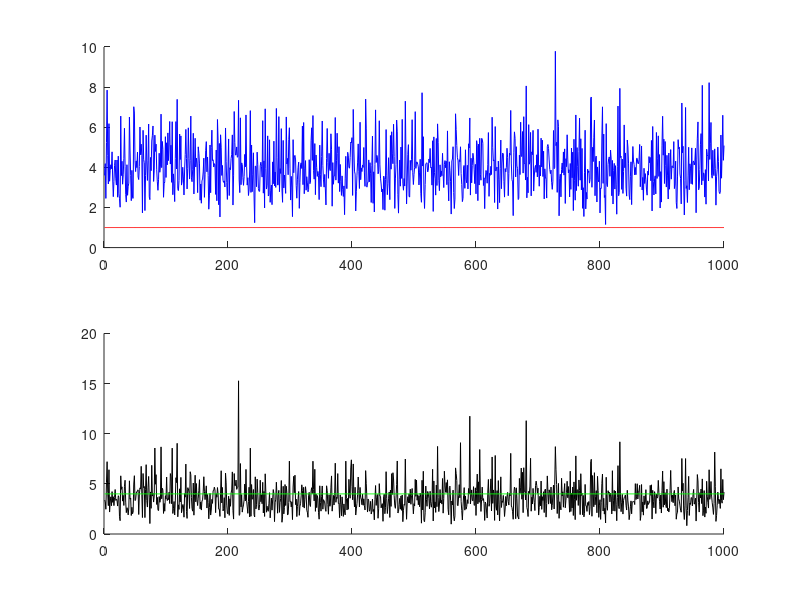
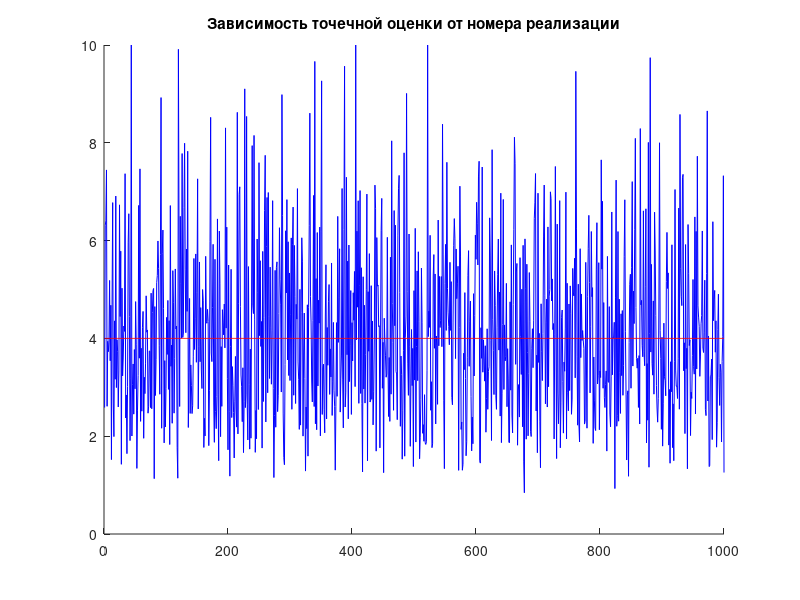
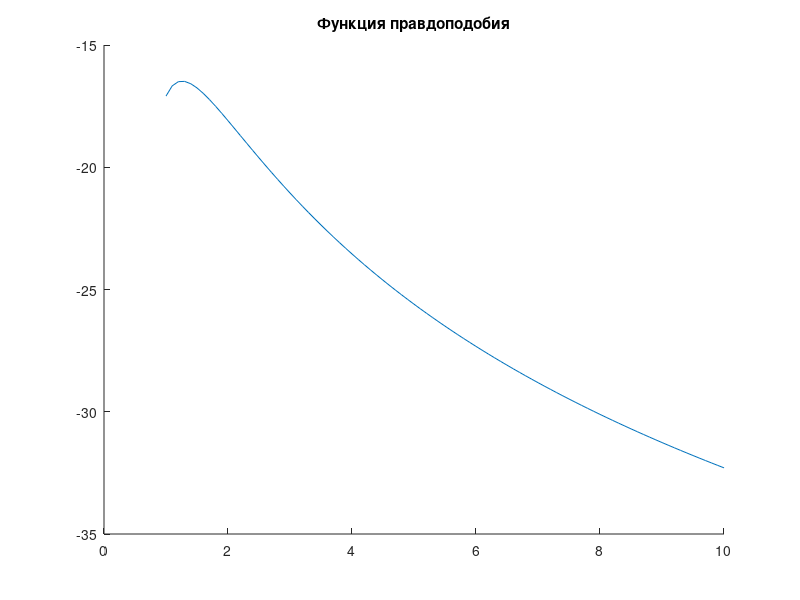
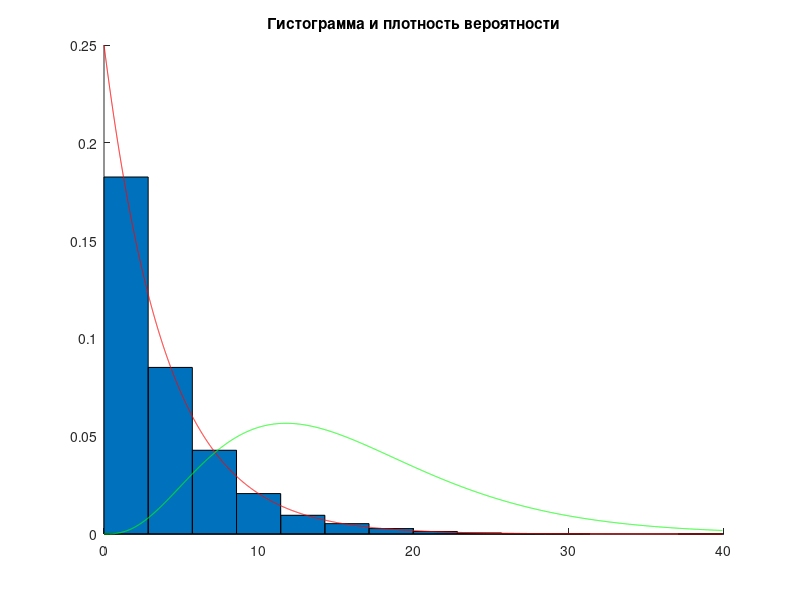

These figures' MATLAB source, in order:
clear
clc
%-----1----—
N=10000;
A=1;
B=4;
X = random('Gamma',A,B,N,1); % генерируем выборку

%-----2---—
%-----2.1--— метод моментов
M=1000;
NN=10;
for i=1:M
xx1=random('Gamma',A,B,NN,1); % 1000 выборочных реализаций объема N
as(i)=A; % точное значение параметра
bs(i)=B; % точное значение параметра
a(i)=mean(xx1); % по методу моментов параметр =мат ожиданию
b(i)=sqrt(var(xx1)); % по методу моментов дисперсия=сигма^2, отсюда выражаем сигму
x_1(i)=i;
end
%графики
figure(1);
subplot(2,1,1);
hold all;
plot(a,'blue');
plot(x_1,as,'red');
subplot(2,1,2);
hold all;
plot(b,'black');
plot(x_1,bs,'green');
%----2.2--— метод максимального правдоподобия
for i=1:M
X2_2=random('Gamma',A,B,NN,1);
func= @(x,b) -log(b)-log(2*pi)/2-((x-2).^2/(2*b^2)); %логарифм от функции правдоподбия, после @ указаны переменные,
% от которых зависит функция
func_pr= @(b) sum(func(X2_2,b)); %логарифм от функции правдоподбия для всей выборки
func_pr2=@(b) -func_pr(b); %переворачиваем функцию и находим минимум
ocenka_max_p(i)=fminbnd(func_pr2,0,10);
end
figure(2);
hold all;
title('Зависимость точечной оценки от номера реализации');
plot(ocenka_max_p,'blue');
plot(x_1,bs,'red');
hold off;
figure(3);
hold all
title('Функция правдоподобия');
Y=(1:0.1:10);
for i=1:91
m(i)=func_pr(Y(i));
end
hold all;
plot(Y,m);
%----2.3--—
sum_ocenka_b=sum(a)/NN;
smesh_ocenka=sum_ocenka_b-A;
disp=sum((a-sum_ocenka_b).^2)/NN;
rass=sum((a-A).^2)/NN;
%----3---—
figure(4);
hold all;
N1=10000;
X_max=max(X);
X_min=min(X);
r=floor(log2(N1))+1;%флор - целая часть r- количество столбцов
h=(X_max-X_min)/r;%ширина каждого столбика
%массив границ
for i=1:(r+1)
z(i)=X_min+(i-1)*h;% массив из границ интервалов
end
%массив серединок
z1=z+h/2;%середины интервалов полученные из границ интервалов
z2=z1(1:r);%чтобы не попасть в "пустоту"
U=hist(X,z2);%U - массив частот для каждого интервала, середины которых в z2
bar(z2,U/(h*N1),1);% гистограмма относительных частот
%плотность вероятности
h1=(X_max-X_min)/N1;
for i=1:N1 %цикл от1 до N
xx(i)=X_min+(i-1)*h1;% массив из N точек от мин до макс
end
for i=1:N1
bu=mean(X);
end
sumb=sum(bu);
title('Гистограмма и плотность вероятности')
f=pdf('Gamma',xx,A,B);
f1=pdf('Gamma',xx,sumb,B);
hold on
plot(xx,f,'red');
plot(xx,f1,'green')
%----4---—
figure(5);
hold all;
F_teor = cdf ('Gamma',xx,A,B);
F_teor_1=cdf('Gamma',xx,sumb,B);
plot(xx,F_teor,'green');
plot(xx,F_teor_1,'blue');
ecdf(X);% "Эмпирическая по негруппированным
